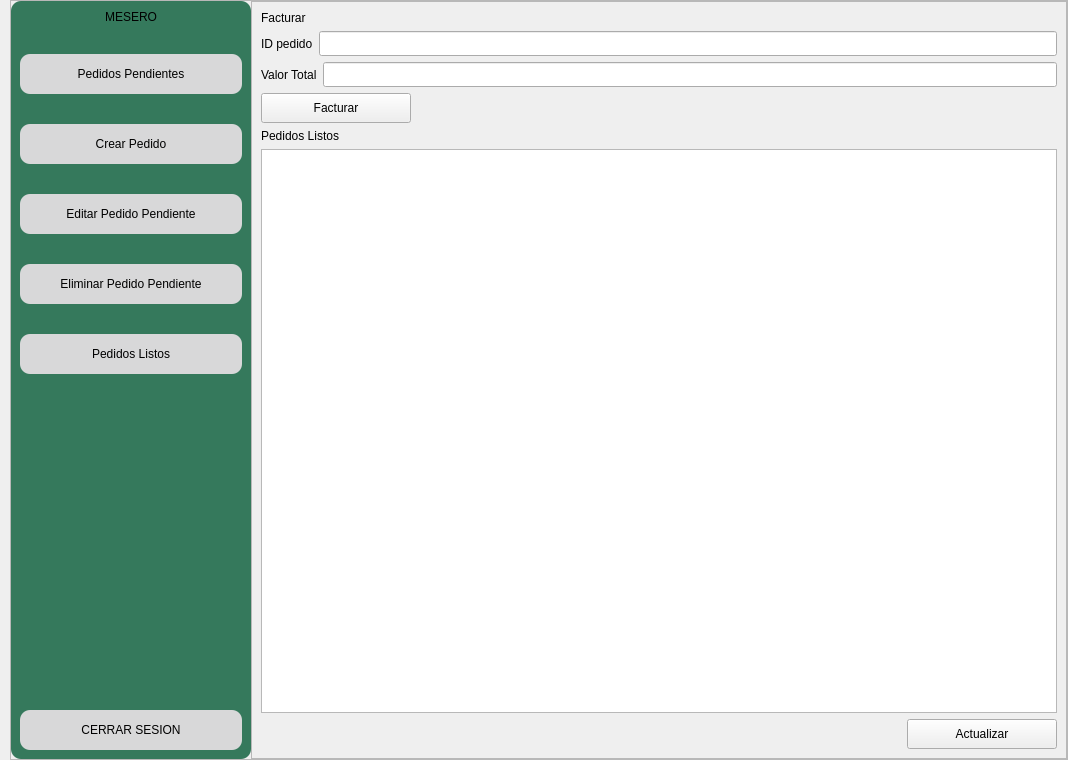
         <widget class="QWidget" name="pgMostrarPedidosListosMesero">
          <layout class="QHBoxLayout" name="horizontalLayout_102">
           <property name="spacing">
            <number>0</number>
           </property>
           <property name="leftMargin">
            <number>10</number>
           </property>
           <property name="topMargin">
            <number>0</number>
           </property>
           <property name="rightMargin">
            <number>0</number>
           </property>
           <property name="bottomMargin">
            <number>0</number>
           </property>
           <item>
            <widget class="QFrame" name="frame_60">
             <property name="frameShape">
              <enum>QFrame::StyledPanel</enum>
             </property>
             <property name="frameShadow">
              <enum>QFrame::Raised</enum>
             </property>
             <layout class="QHBoxLayout" name="horizontalLayout_93">
              <property name="spacing">
               <number>0</number>
              </property>
              <property name="leftMargin">
               <number>0</number>
              </property>
              <property name="topMargin">
               <number>0</number>
              </property>
              <property name="rightMargin">
               <number>0</number>
              </property>
              <property name="bottomMargin">
               <number>0</number>
              </property>
              <item>
               <widget class="QFrame" name="frame_61">
                <property name="minimumSize">
                 <size>
                  <width>240</width>
                  <height>0</height>
                 </size>
                </property>
                <property name="maximumSize">
                 <size>
                  <width>200</width>
                  <height>16777215</height>
                 </size>
                </property>
                <property name="styleSheet">
                 <string notr="true">background-color: #35795c;
border-radius:10px;</string>
                </property>
                <property name="frameShape">
                 <enum>QFrame::StyledPanel</enum>
                </property>
                <property name="frameShadow">
                 <enum>QFrame::Raised</enum>
                </property>
                <layout class="QVBoxLayout" name="verticalLayout_55">
                 <property name="spacing">
                  <number>30</number>
                 </property>
                 <item>
                  <widget class="QLabel" name="label_79">
                   <property name="styleSheet">
                    <string notr="true">font: 87 11pt &quot;Arial Black&quot;;</string>
                   </property>
                   <property name="text">
                    <string>MESERO</string>
                   </property>
                   <property name="alignment">
                    <set>Qt::AlignCenter</set>
                   </property>
                  </widget>
                 </item>
                 <item>
                  <widget class="QPushButton" name="btnPedidosPendientesMesero1_5">
                   <property name="minimumSize">
                    <size>
                     <width>0</width>
                     <height>40</height>
                    </size>
                   </property>
                   <property name="styleSheet">
                    <string notr="true">QPushButton{
background-color: #d8d8d9;
font: 87 10pt &quot;Arial Black&quot;;
color: rgb(0, 0, 0);
border-radius:10px;

}

QPushButton:hover{
background-color: #c8c8c9;
color: rgb(0, 0, 0);
border-radius:10px;
}</string>
                   </property>
                   <property name="text">
                    <string>Pedidos Pendientes</string>
                   </property>
                  </widget>
                 </item>
                 <item>
                  <widget class="QPushButton" name="btnCrearPedidosMesero1_5">
                   <property name="minimumSize">
                    <size>
                     <width>0</width>
                     <height>40</height>
                    </size>
                   </property>
                   <property name="styleSheet">
                    <string notr="true">QPushButton{
background-color: #d8d8d9;
font: 87 10pt &quot;Arial Black&quot;;
color: rgb(0, 0, 0);
border-radius:10px;

}

QPushButton:hover{
background-color: #c8c8c9;
color: rgb(0, 0, 0);
border-radius:10px;
}</string>
                   </property>
                   <property name="text">
                    <string>Crear Pedido</string>
                   </property>
                  </widget>
                 </item>
                 <item>
                  <widget class="QPushButton" name="btnEditarPedidosMesero1_5">
                   <property name="minimumSize">
                    <size>
                     <width>0</width>
                     <height>40</height>
                    </size>
                   </property>
                   <property name="styleSheet">
                    <string notr="true">QPushButton{
background-color: #d8d8d9;
font: 87 9pt &quot;Arial Black&quot;;
color: rgb(0, 0, 0);
border-radius:10px;

}

QPushButton:hover{
background-color: #c8c8c9;
color: rgb(0, 0, 0);
border-radius:10px;
}</string>
                   </property>
                   <property name="text">
                    <string>Editar Pedido Pendiente</string>
                   </property>
                  </widget>
                 </item>
                 <item>
                  <widget class="QPushButton" name="btnEliminarPedidosMesero1_5">
                   <property name="minimumSize">
                    <size>
                     <width>0</width>
                     <height>40</height>
                    </size>
                   </property>
                   <property name="styleSheet">
                    <string notr="true">QPushButton{
background-color: #d8d8d9;
font: 87 9pt &quot;Arial Black&quot;;
color: rgb(0, 0, 0);
border-radius:10px;

}

QPushButton:hover{
background-color: #c8c8c9;
color: rgb(0, 0, 0);
border-radius:10px;
}</string>
                   </property>
                   <property name="text">
                    <string>Eliminar Pedido Pendiente</string>
                   </property>
                  </widget>
                 </item>
                 <item>
                  <widget class="QPushButton" name="btnPedidosListosMesero1_5">
                   <property name="minimumSize">
                    <size>
                     <width>0</width>
                     <height>40</height>
                    </size>
                   </property>
                   <property name="styleSheet">
                    <string notr="true">QPushButton{
background-color: #d8d8d9;
font: 87 10pt &quot;Arial Black&quot;;
color: rgb(0, 0, 0);
border-radius:10px;

}

QPushButton:hover{
background-color: #c8c8c9;
color: rgb(0, 0, 0);
border-radius:10px;
}</string>
                   </property>
                   <property name="text">
                    <string>Pedidos Listos</string>
                   </property>
                  </widget>
                 </item>
                 <item>
                  <spacer name="verticalSpacer_61">
                   <property name="orientation">
                    <enum>Qt::Vertical</enum>
                   </property>
                   <property name="sizeHint" stdset="0">
                    <size>
                     <width>20</width>
                     <height>306</height>
                    </size>
                   </property>
                  </spacer>
                 </item>
                 <item>
                  <widget class="QPushButton" name="btnCerrarSesionAdmin1_17">
                   <property name="minimumSize">
                    <size>
                     <width>0</width>
                     <height>40</height>
                    </size>
                   </property>
                   <property name="styleSheet">
                    <string notr="true">QPushButton{
background-color: #d8d8d9;
font: 87 9pt &quot;Arial Black&quot;;
color: rgb(0, 0, 0);
border-radius:10px;

}

QPushButton:hover{
background-color: #c8c8c9;
color: rgb(0, 0, 0);
border-radius:10px;
}</string>
                   </property>
                   <property name="text">
                    <string>CERRAR SESION</string>
                   </property>
                   <property name="icon">
                    <iconset>
                     <normaloff>Imagenes/logo cerrar sesion.png</normaloff>Imagenes/logo cerrar sesion.png</iconset>
                   </property>
                  </widget>
                 </item>
                </layout>
               </widget>
              </item>
              <item>
               <widget class="QFrame" name="frame_62">
                <property name="frameShape">
                 <enum>QFrame::StyledPanel</enum>
                </property>
                <property name="frameShadow">
                 <enum>QFrame::Raised</enum>
                </property>
                <layout class="QVBoxLayout" name="verticalLayout_62">
                 <item>
                  <widget class="QLabel" name="label_111">
                   <property name="styleSheet">
                    <string notr="true">font: 87 14pt &quot;Arial Black&quot;;</string>
                   </property>
                   <property name="text">
                    <string>Facturar</string>
                   </property>
                  </widget>
                 </item>
                 <item>
                  <layout class="QHBoxLayout" name="horizontalLayout_135">
                   <item>
                    <widget class="QLabel" name="label_112">
                     <property name="styleSheet">
                      <string notr="true">font: 87 10pt &quot;Arial Black&quot;;</string>
                     </property>
                     <property name="text">
                      <string>ID pedido</string>
                     </property>
                    </widget>
                   </item>
                   <item>
                    <widget class="QLineEdit" name="idDePedidoMesero_5">
                     <property name="minimumSize">
                      <size>
                       <width>500</width>
                       <height>25</height>
                      </size>
                     </property>
                     <property name="text">
                      <string/>
                     </property>
                    </widget>
                   </item>
                  </layout>
                 </item>
                 <item>
                  <layout class="QHBoxLayout" name="horizontalLayout_136">
                   <item>
                    <widget class="QLabel" name="label_113">
                     <property name="styleSheet">
                      <string notr="true">font: 87 10pt &quot;Arial Black&quot;;</string>
                     </property>
                     <property name="text">
                      <string>Valor Total</string>
                     </property>
                    </widget>
                   </item>
                   <item>
                    <widget class="QLineEdit" name="valorTotalFacturarPedidoMesero">
                     <property name="minimumSize">
                      <size>
                       <width>500</width>
                       <height>25</height>
                      </size>
                     </property>
                     <property name="text">
                      <string/>
                     </property>
                    </widget>
                   </item>
                  </layout>
                 </item>
                 <item>
                  <widget class="QPushButton" name="btnFacturarPedidoMesero">
                   <property name="minimumSize">
                    <size>
                     <width>150</width>
                     <height>30</height>
                    </size>
                   </property>
                   <property name="maximumSize">
                    <size>
                     <width>150</width>
                     <height>30</height>
                    </size>
                   </property>
                   <property name="styleSheet">
                    <string notr="true">font: 87 13pt &quot;Arial Black&quot;;
color: rgb(0, 0, 0);</string>
                   </property>
                   <property name="text">
                    <string>Facturar</string>
                   </property>
                  </widget>
                 </item>
                 <item>
                  <widget class="QLabel" name="label_80">
                   <property name="styleSheet">
                    <string notr="true">font: 87 14pt &quot;Arial Black&quot;;</string>
                   </property>
                   <property name="text">
                    <string>Pedidos Listos</string>
                   </property>
                  </widget>
                 </item>
                 <item>
                  <widget class="QTableWidget" name="tablePedidosListosMesero"/>
                 </item>
                 <item>
                  <layout class="QHBoxLayout" name="horizontalLayout_101">
                   <item>
                    <widget class="QLabel" name="labelInfoMostrarPedidosListosMesero">
                     <property name="minimumSize">
                      <size>
                       <width>600</width>
                       <height>30</height>
                      </size>
                     </property>
                     <property name="maximumSize">
                      <size>
                       <width>200</width>
                       <height>30</height>
                      </size>
                     </property>
                     <property name="styleSheet">
                      <string notr="true">font: 87 10pt &quot;Arial Black&quot;;</string>
                     </property>
                     <property name="text">
                      <string/>
                     </property>
                    </widget>
                   </item>
                   <item>
                    <spacer name="horizontalSpacer_48">
                     <property name="orientation">
                      <enum>Qt::Horizontal</enum>
                     </property>
                     <property name="sizeHint" stdset="0">
                      <size>
                       <width>40</width>
                       <height>20</height>
                      </size>
                     </property>
                    </spacer>
                   </item>
                   <item>
                    <widget class="QPushButton" name="btnActualizarPedidosListos">
                     <property name="minimumSize">
                      <size>
                       <width>150</width>
                       <height>30</height>
                      </size>
                     </property>
                     <property name="maximumSize">
                      <size>
                       <width>150</width>
                       <height>30</height>
                      </size>
                     </property>
                     <property name="styleSheet">
                      <string notr="true">font: 87 13pt &quot;Arial Black&quot;;
color: rgb(0, 0, 0);</string>
                     </property>
                     <property name="text">
                      <string>Actualizar</string>
                     </property>
                    </widget>
                   </item>
                  </layout>
                 </item>
                </layout>
               </widget>
              </item>
             </layout>
            </widget>
           </item>
          </layout>
         </widget>
